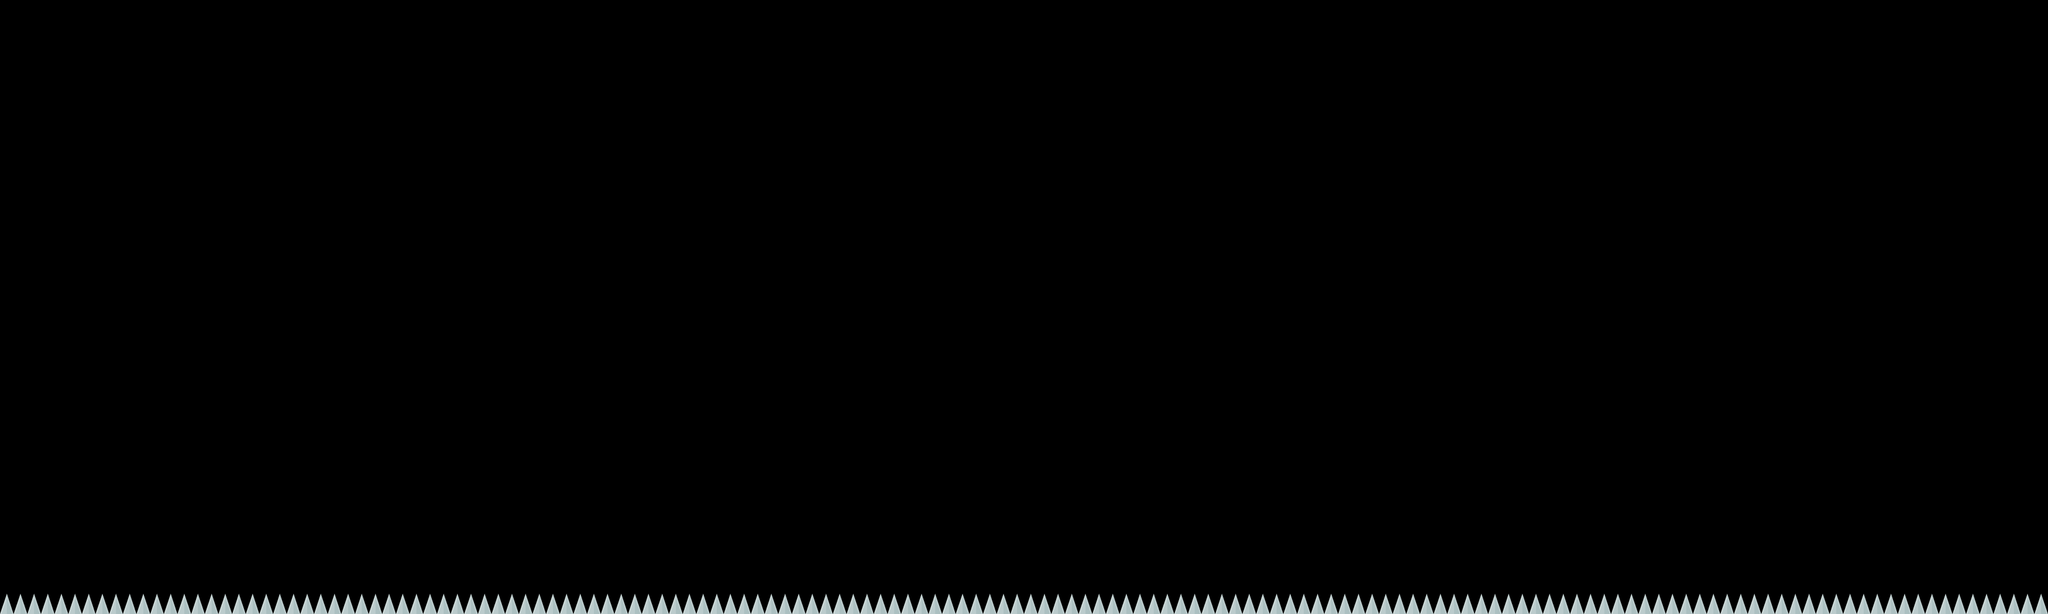

This game map was drawn from its Tiled (.tmx) file and the tilesets committed beside it. A one-line description and the trimmed map source follow:
An orthogonal 50x15 tile map with 70x70 px tiles, 1 tile layer (Tile Layer 1).

<map version="1.0" orientation="orthogonal" width="50" height="15" tilewidth="70" tileheight="70">
 <tileset firstgid="1" name="tilesheet" tilewidth="70" tileheight="70" spacing="1">
  <image source="tiles_spritesheet.png" width="852" height="856" />
 </tileset>
 <layer name="Tile Layer 1" width="50" height="15">
  <data>[750 cells, 50 non-empty, 1 distinct tile ids]</data>
 </layer>
</map>
